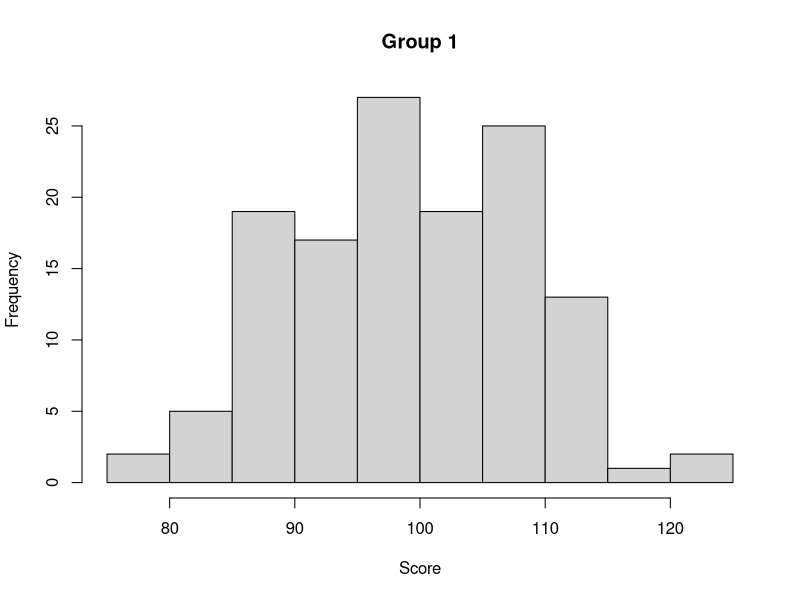
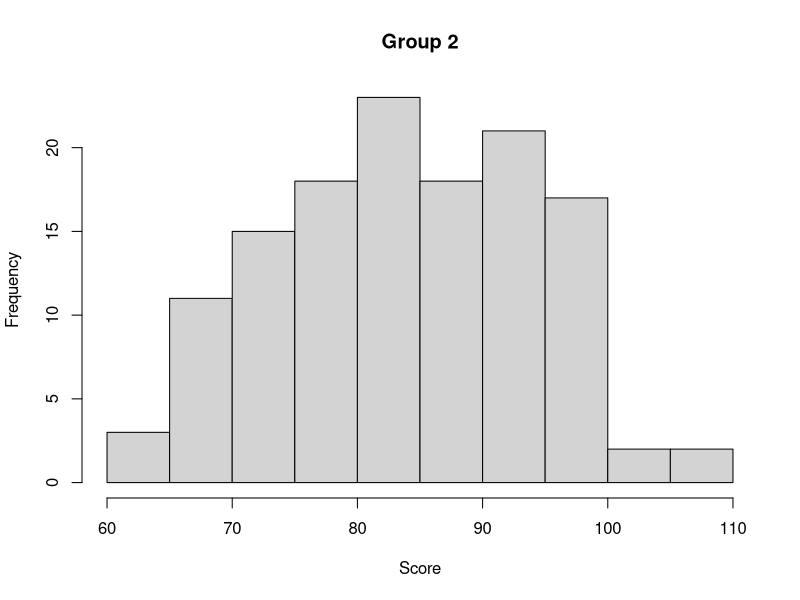
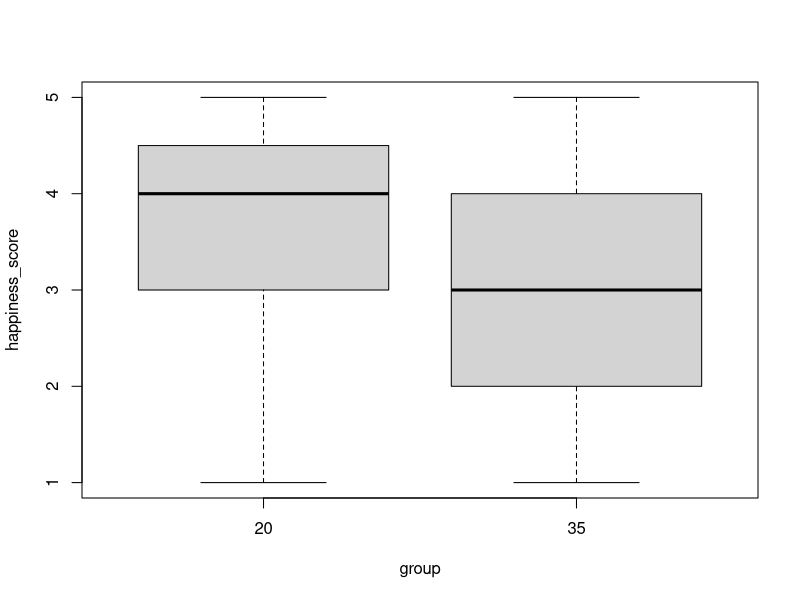

Recreate these plots in R, in order.
# IRDR04 Research Tools Module
# Week 5 Tutorial 
# 30/10/18 9-11am @ Birkbeck, Malet Street 414/415 Public Cluster
# Tutor: Dr Alison Fairbrass, UCL Centre for Biodiversity & Environment Research, alison.fairbrass@gmail.com



# # #  Exercises and Solutions # # #

# Exercise 1
# You want to investigate whether the academic performance of a group of school children changed
# significantly after they experienced the 2011 Japanese earthquake and tsunami

# There are 130 children in your study. Before the event they had a mean test score of 100 with a 
# standard deviation of 10. After the event their mean score was 85 with a standard deviation of 11.

# A) Create a dataframe of your data.

# Group 1: Before event
set.seed(10)
score <- rnorm(n=130, mean=100, sd=10)
group <- 1:length(score)
group <- rep("Group 1",length(group))
df1 <- data.frame(score, group)

# Group 2: After event
set.seed(10)
score <- rnorm(n=130, mean=85, sd=11)
group <- 1:length(score)
group <- rep("Group 2",length(group))
df2 <- data.frame(score, group)

# Combine into one dataframe
df <- rbind(df1, df2)

# B) Check the assumptions of parametric testing and justify your choice of a statistical test.

# Check distribution of data
hist(df$score[df$group=="Group 1"], main = "Group 1", xlab = "Score")
hist(df$score[df$group=="Group 2"], main = "Group 2", xlab = "Score")

# Use shapiro test for normality
shapiro.test(df$score[df$group=="Group 1"])
shapiro.test(df$score[df$group=="Group 2"])

#Ho: x is normal distributed | accept if p_values>0.05
#Ha: x is not normal distributed | accept if p_values<=0.05

# Check homogeneity of the groups variance
library(car)
leveneTest(score ~ group, data = df)

# or alternatively use F Test to Compare Two Variances
var.test(df$score[df$group=="Group 1"], df$score[df$group=="Group 2"], ratio = 1,
         alternative ="two.sided")

#Ho: Sigma x = Sigma y  | accept if p_values>0.05
#Ha: Sigma x != Sigma y  | accept if p_values<=0.05

# Justification. A parametric test is suitable as the data is normally distributed and the variances
# of the two groups are equal. A paired t-test should be used a the data of the groups are not independant.

# C) Use an appropriate statistical test to draw a conclusion about the students test scores
# before and after the event. Report the results of your test appropriately.

t.test(df$score[df$group=="Group 1"], df$score[df$group=="Group 2"], paired=T)
# Calculate standard deviation of the two groups
sd(df$score[df$group=="Group 1"])
sd(df$score[df$group=="Group 2"])

# Report: There was a significant difference in the academic scores of students before (M=100, SD=9.26)
# and after (M=83, SD=18.52), t=19.73, p=<0.001, the event.


# Exercise 2
# You want to investigate whether the happiness of men changes significantly with age.
# You survey a group of 15 men at age 20 and then at age 35, and ask them on a scale of 1 to 5 
# how happy they feel, from 1 = very unhappy to 5 = very happy. Here are the results:
# Men aged 20 happiness scores: 4,5,3,4,5,5,2,4,3,3,4,5,2,1,4
# Men aged 35 happiness scores: 3,4,5,5,1,1,3,2,2,4,2,5,3,3,2

# A) Create a dataframe for this data

men_20 <- c(4,5,3,4,5,5,2,4,3,3,4,5,2,1,4)
men_35 <- c(3,4,5,5,1,1,3,2,2,4,2,5,3,3,2) 
# Create a data frame
df <- data.frame( 
  group = rep(c("20", "35"), each = length(men_20)),
  happiness_score = c(men_20,  men_35)
)

# B) Justify why a parametric test would not be approporaite for your investigation.

# Data is not normally distributed. Ordinal data is appropraite for non-parametric tests.
# Small sample size.

# C) Using a boxplot assess whether there is likely to be a significant difference between the 
# happiness scores of the men at age 20 and 35.

boxplot(happiness_score~group, data = df)

# D) Using an approporiate statistical test draw a conclusion about the happiness of aging men.
# Report the results of your test appropriately.
wilcox.test(men_20, men_35, paired = T, exact=F)

median(men_20)
n <- length(men_20)
# Lower CI
rank <- (n/2) - ((1.96*(sqrt(n)))/2)
rank <- round(rank)
LowerCI <- sort(men_20)[rank]
# Upper CI
rank <- 1 + (n/2) + ((1.96*(sqrt(n)))/2)
rank <- round(rank)
UpperCI <- sort(men_20)[rank]

median(men_35)
n <- length(men_35)
# Lower CI
rank <- (n/2) - ((1.96*(sqrt(n)))/2)
rank <- round(rank)
LowerCI <- sort(men_35)[rank]
# Upper CI
rank <- 1 + (n/2) + ((1.96*(sqrt(n)))/2)
rank <- round(rank)
UpperCI <- sort(men_35)[rank]

# There was no significant difference between the happiness scores of men aged 20 (Mdn=4, CI[3,5])
# and men aged 35 (Mdn=3, CI[2,4]), U=69, P= >0.05.

# E) If we surveyed the same group of men again when they were 50, what would be the appropriate test
# to investigate differences in happiness at 20, 35 and this third age point? Why?

# Friedman test is appropraite for 3 related groups of ordinal data. 